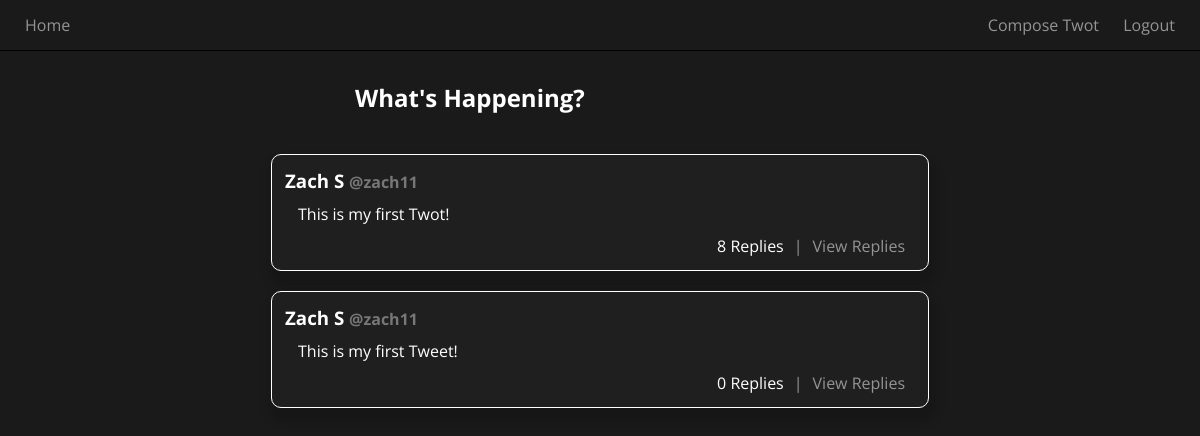
The app's page / (signed in) with its own data.
### twotter_app/models.py (models this page shows, shortened)
class Twot(db.Model):
    id = db.Column(db.Integer, primary_key=True)
    body = db.Column(db.String(280), nullable=False)
    publish_date = db.Column(db.Date)
    replies = db.relationship('Reply', back_populates='twot')
    user = db.relationship('User', back_populates='twots')
    user_id = db.Column(db.Integer, db.ForeignKey('user.id'), nullable=False)

class User(UserMixin, db.Model):
    id = db.Column(db.Integer, primary_key=True)
    username = db.Column(db.String(80), nullable=False, unique=True)
    display_name = db.Column(db.String(80), nullable=False)
    password = db.Column(db.String(200), nullable=False)
    twots = db.relationship('Twot', back_populates='user')
    replies = db.relationship('Reply', back_populates='user')

### twotter_app/main/routes.py (the view)
@main.route('/')
def homepage():
    all_twots = Twot.query.all()
    return render_template('homepage.html', twots=all_twots)

### twotter_app/__init__.py (called while the page is built)
@login_manager.user_loader
def load_user(user_id):
    return User.query.get(user_id)

### twotter_app/templates/homepage.html
{% extends 'base.html' %}
{% block content %}
{% if current_user.is_authenticated %}
    {% if twots|length == 0 %}
        <h2 style="text-align: center; margin-top: 20px;">There are no Twots :( Be the first to create one!</h2>
    {% else %}
        <h2 class="mainHeader">What's Happening?</h2>
        <div class="allTwotsContainer">
            {% for twot in twots %}
                <div class="twotContainer">
                    <h3 class="twotUsername">{{twot.user.display_name}} <span style="color: rgb(119, 119, 119); font-size: 16px;">@{{ twot.user.username }}</span></h3>
                    <p class="twotBody">{{ twot.body }}</p>
                    <div class="twotButtonContainer">
                        <p style="margin: 0;"> {{ twot.replies|length }} Replies</p>
                        <p style="margin: 0 10px; color: rgb(148, 148, 148);">|</p>
                        <a href="/twot/{{ twot.id }}">View Replies</a>
                    </div>
                </div>
            {% endfor %}
        </div>
    {% endif %}
{% else %}
    <p style="text-align: center; font-size: 20px;"><a href="/login">Log in</a> to view Twots</p>
{% endif %}
{% endblock %}

### twotter_app/static/style.css (style rules this page uses)
html, body { background-color: rgb(26, 26, 26); padding: 0; margin: 0; font-family: 'Open Sans'; color: white; }
.mainHeader { max-width: 500px; padding-left: 10px; text-align: left; margin: 30px auto; }
.allTwotsContainer { display: flex; justify-content: center; align-items: center; flex-direction: column; }
.twotContainer { margin: 10px; max-width: 630px; width: 90%; padding: 13px; border: 1px solid rgb(255, 255, 255); background-color: rgb(31, 31, 31); box-shadow: 3px 10px 10px 5px #00000023; border-radius: 10px; }
.twotUsername { margin: 0; margin-bottom: 10px; }
.twotBody { margin: 0; margin-left: 13px; }
.twotButtonContainer { display: flex; justify-content: flex-end; margin-top: 10px; }
.twotButtonContainer a { margin: 0; margin-right: 10px; text-decoration: none; color: rgb(148, 148, 148); transition: all 0.25s; }

### records on screen
Twot: user.display_name "Zach S", user.username "zach11", body "This is my first Twot!", replies|length "8"
Twot: user.display_name "Zach S", user.username "zach11", body "This is my first Tweet!", replies|length "0"
